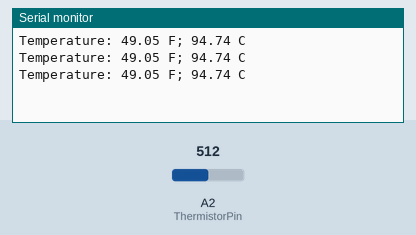
This sketch was run on a simulated Arduino Uno, built with avr-gcc and run on an emulated ATmega328P. On the bench: the last lines printed to the serial monitor. The test bench sets the inputs (shaded band); at power-on: A2 (ThermistorPin) = 512.

Above: at 1.3 s.
1.4 s: A2 (ThermistorPin) set to 716
At 1.9 s:
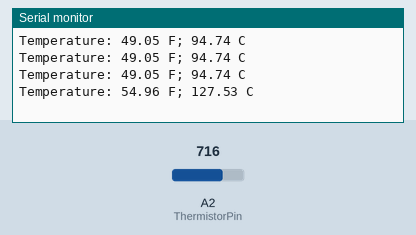
2.9 s: A2 (ThermistorPin) set to 900
At 3.4 s:
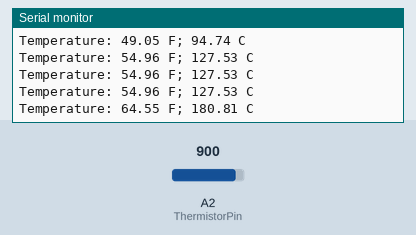
Timing chart, 0 to 5.9 s (numbered marks = the images above; inputs shaded):
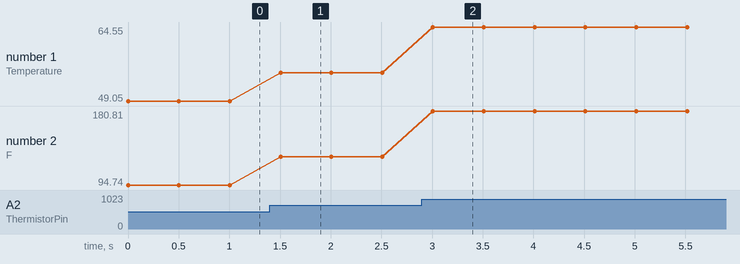

Measured:
- after the input at 1.4 s, the serial monitor: prints a new line after 0.10 s (image 1)
- after the input at 2.9 s, the serial monitor: prints a new line after 0.11 s (image 2)
- plotted number 1: 49.05 → 54.96 after the input at 1.4 s, 54.96 → 64.55 after the input at 2.9 s
- plotted number 2: 94.74 → 127.53 after the input at 1.4 s, 127.53 → 180.81 after the input at 2.9 s

The sketch:

basicNTCthermometer.ino
```cpp
int ThermistorPin = 2;
int Vo;
float R1 = 1000;
float logR2, R2, T, Tc, Tf;
float c1 = 1.009249522e-03, c2 = 2.378405444e-04, c3 = 2.019202697e-07;

void setup() {
Serial.begin(9600);
}

void loop() {

  Vo = analogRead(ThermistorPin);
  R2 = R1 * (1023.0 / (float)Vo - 1.0);
  logR2 = log(R2);
  T = (1.0 / (c1 + c2*logR2 + c3*logR2*logR2*logR2));
  Tc = T - 273.15;
  Tf = (Tc * 0.9)/ 5.0 + 32.0;

  Serial.print("Temperature: ");
  Serial.print(Tf);
  Serial.print(" F; ");
  Serial.print(Tc);
  Serial.println(" C");

  delay(500);
}
```
